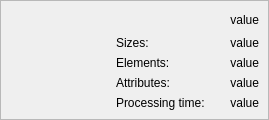
<?xml version="1.0" encoding="UTF-8"?>
<ui version="4.0">
 <class>ThumbWidget</class>
 <widget class="QWidget" name="ThumbWidget">
  <property name="geometry">
   <rect>
    <x>0</x>
    <y>0</y>
    <width>269</width>
    <height>116</height>
   </rect>
  </property>
  <property name="sizePolicy">
   <sizepolicy hsizetype="Preferred" vsizetype="Fixed">
    <horstretch>0</horstretch>
    <verstretch>0</verstretch>
   </sizepolicy>
  </property>
  <property name="windowTitle">
   <string notr="true">Form</string>
  </property>
  <layout class="QVBoxLayout" name="verticalLayout">
   <property name="margin">
    <number>0</number>
   </property>
   <item>
    <widget class="QFrame" name="frame">
     <property name="sizePolicy">
      <sizepolicy hsizetype="Preferred" vsizetype="Fixed">
       <horstretch>0</horstretch>
       <verstretch>0</verstretch>
      </sizepolicy>
     </property>
     <property name="frameShape">
      <enum>QFrame::StyledPanel</enum>
     </property>
     <property name="frameShadow">
      <enum>QFrame::Raised</enum>
     </property>
     <layout class="QVBoxLayout" name="verticalLayout_2">
      <item>
       <layout class="QGridLayout" name="gridLayout">
        <property name="verticalSpacing">
         <number>-1</number>
        </property>
        <item row="0" column="1" rowspan="3">
         <widget class="QLabel" name="lbl1">
          <property name="sizePolicy">
           <sizepolicy hsizetype="Minimum" vsizetype="Fixed">
            <horstretch>0</horstretch>
            <verstretch>0</verstretch>
           </sizepolicy>
          </property>
          <property name="textInteractionFlags">
           <set>Qt::LinksAccessibleByMouse|Qt::TextSelectableByMouse</set>
          </property>
         </widget>
        </item>
        <item row="0" column="2" rowspan="3">
         <widget class="QLabel" name="lblName">
          <property name="sizePolicy">
           <sizepolicy hsizetype="Expanding" vsizetype="Fixed">
            <horstretch>0</horstretch>
            <verstretch>0</verstretch>
           </sizepolicy>
          </property>
          <property name="text">
           <string notr="true">value</string>
          </property>
          <property name="alignment">
           <set>Qt::AlignRight|Qt::AlignTrailing|Qt::AlignVCenter</set>
          </property>
          <property name="indent">
           <number>0</number>
          </property>
          <property name="textInteractionFlags">
           <set>Qt::LinksAccessibleByMouse|Qt::TextSelectableByMouse</set>
          </property>
         </widget>
        </item>
        <item row="3" column="1">
         <widget class="QLabel" name="lbl2">
          <property name="sizePolicy">
           <sizepolicy hsizetype="Minimum" vsizetype="Preferred">
            <horstretch>0</horstretch>
            <verstretch>0</verstretch>
           </sizepolicy>
          </property>
          <property name="text">
           <string>Sizes:</string>
          </property>
          <property name="textInteractionFlags">
           <set>Qt::LinksAccessibleByMouse|Qt::TextSelectableByMouse</set>
          </property>
         </widget>
        </item>
        <item row="5" column="1">
         <widget class="QLabel" name="lbl4">
          <property name="sizePolicy">
           <sizepolicy hsizetype="Minimum" vsizetype="Preferred">
            <horstretch>0</horstretch>
            <verstretch>0</verstretch>
           </sizepolicy>
          </property>
          <property name="text">
           <string>Attributes:</string>
          </property>
          <property name="textInteractionFlags">
           <set>Qt::LinksAccessibleByMouse|Qt::TextSelectableByMouse</set>
          </property>
         </widget>
        </item>
        <item row="4" column="1">
         <widget class="QLabel" name="lbl3">
          <property name="sizePolicy">
           <sizepolicy hsizetype="Minimum" vsizetype="Preferred">
            <horstretch>0</horstretch>
            <verstretch>0</verstretch>
           </sizepolicy>
          </property>
          <property name="text">
           <string>Elements:</string>
          </property>
          <property name="textInteractionFlags">
           <set>Qt::LinksAccessibleByMouse|Qt::TextSelectableByMouse</set>
          </property>
         </widget>
        </item>
        <item row="6" column="1">
         <widget class="QLabel" name="lbl5">
          <property name="sizePolicy">
           <sizepolicy hsizetype="Minimum" vsizetype="Preferred">
            <horstretch>0</horstretch>
            <verstretch>0</verstretch>
           </sizepolicy>
          </property>
          <property name="text">
           <string>Processing time:</string>
          </property>
          <property name="textInteractionFlags">
           <set>Qt::LinksAccessibleByMouse|Qt::TextSelectableByMouse</set>
          </property>
         </widget>
        </item>
        <item row="3" column="2">
         <widget class="QLabel" name="lblSizes">
          <property name="sizePolicy">
           <sizepolicy hsizetype="Expanding" vsizetype="Preferred">
            <horstretch>0</horstretch>
            <verstretch>0</verstretch>
           </sizepolicy>
          </property>
          <property name="text">
           <string notr="true">value</string>
          </property>
          <property name="alignment">
           <set>Qt::AlignRight|Qt::AlignTrailing|Qt::AlignVCenter</set>
          </property>
         </widget>
        </item>
        <item row="4" column="2">
         <widget class="QLabel" name="lblElem">
          <property name="sizePolicy">
           <sizepolicy hsizetype="Expanding" vsizetype="Preferred">
            <horstretch>0</horstretch>
            <verstretch>0</verstretch>
           </sizepolicy>
          </property>
          <property name="text">
           <string notr="true">value</string>
          </property>
          <property name="alignment">
           <set>Qt::AlignRight|Qt::AlignTrailing|Qt::AlignVCenter</set>
          </property>
         </widget>
        </item>
        <item row="5" column="2">
         <widget class="QLabel" name="lblAttr">
          <property name="sizePolicy">
           <sizepolicy hsizetype="Expanding" vsizetype="Preferred">
            <horstretch>0</horstretch>
            <verstretch>0</verstretch>
           </sizepolicy>
          </property>
          <property name="text">
           <string notr="true">value</string>
          </property>
          <property name="alignment">
           <set>Qt::AlignRight|Qt::AlignTrailing|Qt::AlignVCenter</set>
          </property>
         </widget>
        </item>
        <item row="6" column="2">
         <widget class="QLabel" name="lblTime">
          <property name="sizePolicy">
           <sizepolicy hsizetype="Expanding" vsizetype="Preferred">
            <horstretch>0</horstretch>
            <verstretch>0</verstretch>
           </sizepolicy>
          </property>
          <property name="text">
           <string notr="true">value</string>
          </property>
          <property name="alignment">
           <set>Qt::AlignRight|Qt::AlignTrailing|Qt::AlignVCenter</set>
          </property>
         </widget>
        </item>
        <item row="0" column="0" rowspan="7">
         <widget class="IconsWidget" name="iconsWidget" native="true">
          <property name="minimumSize">
           <size>
            <width>100</width>
            <height>100</height>
           </size>
          </property>
          <property name="maximumSize">
           <size>
            <width>205</width>
            <height>100</height>
           </size>
          </property>
         </widget>
        </item>
       </layout>
      </item>
     </layout>
    </widget>
   </item>
  </layout>
 </widget>
 <customwidgets>
  <customwidget>
   <class>IconsWidget</class>
   <extends>QWidget</extends>
   <header>iconswidget.h</header>
   <container>1</container>
  </customwidget>
 </customwidgets>
 <resources/>
 <connections/>
</ui>
